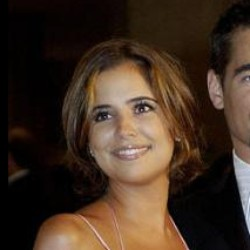
#> input picture datasets/original/face/face_000.jpg, 250 x 250 px; its folder holds only this picture in this run
$ python train.py
#> lines starting #> are read from the running program, lines starting #| are printed output that depends on the picture
### feature.py
import numpy


class NPDFeature():
    """It is a tool class to extract the NPD features.

    Attributes:
        image: A two-dimension ndarray indicating grayscale image.
        n_pixels: An integer indicating the number of image total pixels.
        features: A one-dimension ndarray to store the extracted NPD features.
    """
    __NPD_table__ = None

    def __init__(self, image):
        '''Initialize NPDFeature class with an image.'''
        if NPDFeature.__NPD_table__ is None:
            NPDFeature.__NPD_table__ = NPDFeature.__calculate_NPD_table()
        assert isinstance(image, numpy.ndarray)
        self.image = image.ravel()
        self.n_pixels = image.size
        self.features = numpy.empty(shape=self.n_pixels * (self.n_pixels - 1) // 2, dtype=float)

    def extract(self):
        '''Extract features from given image.

        Returns:
            A one-dimension ndarray to store the extracted NPD features.
        '''
        count = 0
        for i in range(self.n_pixels - 1):
            for j in range(i + 1, self.n_pixels, 1):
                self.features[count] = NPDFeature.__NPD_table__[self.image[i]][self.image[j]]
                count += 1
        return self.features

    @staticmethod
    def __calculate_NPD_table():
        '''Calculate all situations table to accelerate feature extracting.'''
        print("Calculating the NPD table...")
        table = numpy.empty(shape=(1 << 8, 1 << 8), dtype=float)
        for i in range(1 << 8):
            for j in range(1 << 8):
                if i == 0 and j == 0:
                    table[i][j] = 0
                else:
                    table[i][j] = (i - j) / (i + j)
        return table

### train.py
from feature import *
import cv2
from sklearn.model_selection import train_test_split
from sklearn.metrics import classification_report
from tqdm import tqdm
from ensemble import AdaBoostClassifier
if __name__ == "__main__":
    # write your code here
    x=[]
    y=[]
    for i in tqdm(range(500)):
        img = cv2.imread("./datasets/original/face/face_" +str(i).rjust(3,'0')+".jpg")
#> img is the input picture: shape (250, 250, 3); mean B, G, R 34.8, 48.3, 66
        img=cv2.resize(img,dsize=(24,24))
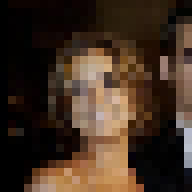
#> img: shape (24, 24, 3) (shown 8 times larger); mean B, G, R 34, 47.4, 65.1
        img = cv2.cvtColor(img, cv2.COLOR_BGR2GRAY)  # 转换了灰度化
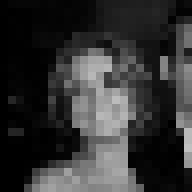
#> img: shape (24, 24) (shown 8 times larger); min 0, max 192, mean 51.2
        npd = NPDFeature(img)
#> in __init__, `self.image = image.ravel()`: self.image = 576 values, max 192 at index 455, min 0 at index 25, mean 51.17
        x.append(npd.extract())
#> after the loop in extract, `for i in range(self.n_pixels - 1):`: count = 165600
#> (the run stopped early here; a loop or call above may not have finished)
